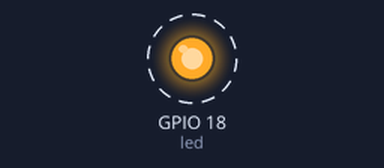
The program below on a simulated Raspberry Pi (BCM pin numbers). On the bench: output pins drawn as LEDs (lit = HIGH). Dashed ring = blinking. What the program prints to the terminal is not drawn.

Above: at 0.5 s.
Timing chart, 0 to 4.6 s (numbered marks = the images above):
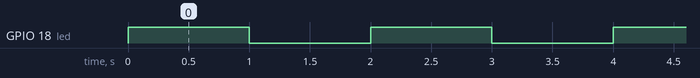

Measured:
- by itself, GPIO 18 (led): alternates HIGH for 1.0 s and LOW for 1.0 s

The program:

led1.py
```python
import RPi.GPIO as GPIO
import time

led = 18
GPIO.setmode(GPIO.BCM)
GPIO.setup(led, GPIO.OUT)

try:
    while True:
        GPIO.output(led, GPIO.HIGH)
        print("LED ON")
        time.sleep(1)
        GPIO.output(led, GPIO.LOW)
        print("LED OFF")
        time.sleep(1)
except KeyboardInterrupt:
   print("\nSucessfully Interupted")

finally:
    print("Sucessfully Exited")
    GPIO.cleanup()
```
